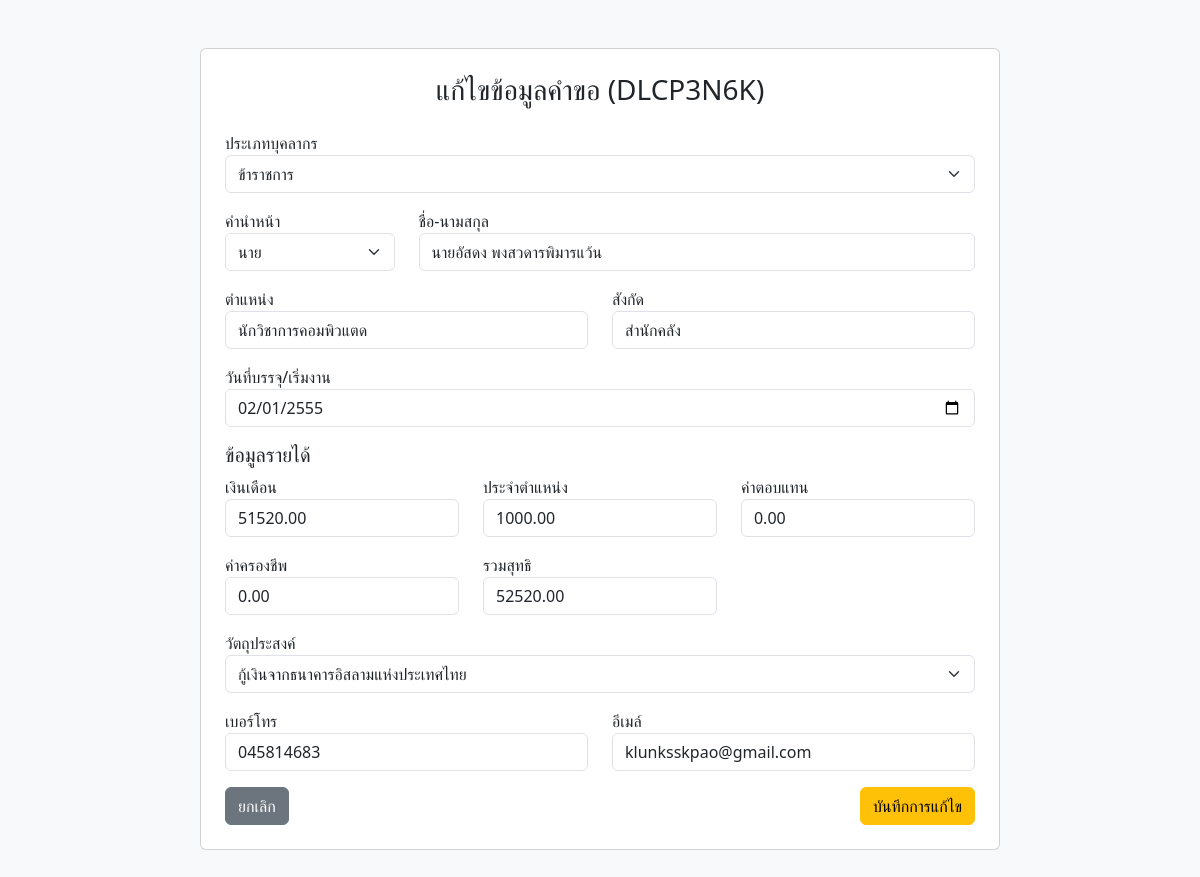
The app's page /admin_edit.php?id=1 (signed in) with its own data.
### tables this page shows
CREATE TABLE `requests` (
  `id` int NOT NULL,
  `tracking_code` varchar(8) NOT NULL,
  `emp_type` enum('A','B') NOT NULL COMMENT 'A=ข้าราชการ, B=พนักงานจ้าง',
  `req_date` datetime DEFAULT CURRENT_TIMESTAMP,
  `title` varchar(50) NOT NULL,
  `fullname` varchar(150) NOT NULL,
  `position` varchar(100) NOT NULL,
  `department` varchar(100) NOT NULL,
  `start_date` date NOT NULL,
  `salary` decimal(10,2) DEFAULT '0.00',
  `position_allowance` decimal(10,2) DEFAULT '0.00',
  `monthly_comp` decimal(10,2) DEFAULT '0.00',
  `cost_living` decimal(10,2) DEFAULT '0.00',
  `total_income` decimal(10,2) DEFAULT '0.00',
  `purpose` varchar(200) NOT NULL,
  `purpose_other` varchar(200) DEFAULT NULL,
  `phone` varchar(20) NOT NULL,
  `email` varchar(100) DEFAULT NULL,
  `contract_no` varchar(50) DEFAULT NULL,
  `contract_date` date DEFAULT NULL,
  `contract_end_date` date DEFAULT NULL,
  `signature_img` longblob,
  `status` enum('pending','approved','printed') DEFAULT 'pending'
);

### admin_edit.php (the view, shortened to what this page needs)
<?php
require 'db.php';
$id = $_GET['id'];
$stmt = $pdo->prepare("SELECT * FROM requests WHERE id = ?");
$stmt->execute([$id]);
$req = $stmt->fetch();
?>
<!DOCTYPE html>
<html lang="th">
<head>
    <link href="https://cdn.jsdelivr.net/npm/bootstrap@5.3.0/dist/css/bootstrap.min.css" rel="stylesheet">
</head>
<body class="bg-light py-5">
<div class="container">
    <div class="card p-4 mx-auto" style="max-width: 800px;">
        <h3 class="mb-4 text-center">แก้ไขข้อมูลคำขอ (<?php echo $req['tracking_code']; ?>)</h3>
        <form method="POST">
            <div class="mb-3">
                <label>ประเภทบุคลากร</label>
                <select name="emp_type" id="emp_type" class="form-select" onchange="toggleForm()">
                    <option value="A" <?php if($req['emp_type']=='A') echo 'selected'; ?>>ข้าราชการ</option>
                </select>
            </div>
            <div class="row">
                <div class="col-md-3 mb-3">
                    <label>คำนำหน้า</label>
                    <select name="title" class="form-select">
                        <option <?php if($req['title']=='นาย') echo 'selected'; ?>>นาย</option>
                    </select>
                </div>
                <div class="col-md-9 mb-3">
                    <label>ชื่อ-นามสกุล</label>
                    <input type="text" name="fullname" class="form-control" value="<?php echo $req['fullname']; ?>" required>
                </div>
            </div>
            <div class="row">
                <div class="col-md-6 mb-3">
                    <label>ตำแหน่ง</label>
                    <input type="text" name="position" class="form-control" value="<?php echo $req['position']; ?>" required>
                </div>
                <div class="col-md-6 mb-3">
                    <label>สังกัด</label>
                    <input type="text" name="department" class="form-control" value="<?php echo $req['department']; ?>" required>
                </div>
            </div>
            <div class="mb-3">
                <label>วันที่บรรจุ/เริ่มงาน</label>
                <input type="date" name="start_date" class="form-control" value="<?php echo $req['start_date']; ?>">
            </div>
            <h5 class="mt-3">ข้อมูลรายได้</h5>
            <div class="row">
                <div class="col-md-4 mb-3"><label>เงินเดือน</label><input type="number" step="0.01" name="salary" class="form-control income-cal" value="<?php echo $req['salary']; ?>"></div>
                <div class="col-md-4 mb-3"><label>ประจำตำแหน่ง</label><input type="number" step="0.01" name="position_allowance" class="form-control income-cal" value="<?php echo $req['position_allowance']; ?>"></div>
                <div class="col-md-4 mb-3"><label>ค่าตอบแทน</label><input type="number" step="0.01" name="monthly_comp" class="form-control income-cal" value="<?php echo $req['monthly_comp']; ?>"></div>
                <div class="col-md-4 mb-3"><label>ค่าครองชีพ</label><input type="number" step="0.01" name="cost_living" class="form-control income-cal" value="<?php echo $req['cost_living']; ?>"></div>
                <div class="col-md-4 mb-3"><label>รวมสุทธิ</label><input type="number" step="0.01" name="total_income" id="total_income" class="form-control" value="<?php echo $req['total_income']; ?>" readonly></div>
            </div>
            <div class="mb-3">
                <label>วัตถุประสงค์</label>
                <select name="purpose" id="purpose" class="form-select" onchange="toggleOtherPurpose()">
                    <?php
                    $options = ["กู้เงินจากธนาคารออมสิน", "กู้เงินจากธนาคารอิสลามแห่งประเทศไทย", "ทำบัตรเครดิต/เดบิต", "กู้เงินจากธนาคารกรุงไทย", "กู้เงินซื้อรถ", "ค้ำประกันการเช่าซื้อรถยนต์", "ค้ำประกันเงินกู้คนพิการ", "ค้ำประกันการกู้เงิน", "อื่นๆ"];
                    foreach($options as $opt) {
                        $sel = ($req['purpose'] == $opt) ? 'selected' : '';
                        echo "<option value='$opt' $sel>$opt</option>";
                    }
                    ?>
                </select>
            </div>
            <div class="row">
                <div class="col-md-6 mb-3"><label>เบอร์โทร</label><input type="text" name="phone" class="form-control" value="<?php echo $req['phone']; ?>"></div>
                <div class="col-md-6 mb-3"><label>อีเมล์</label><input type="email" name="email" class="form-control" value="<?php echo $req['email']; ?>"></div>
            </div>
            <div class="d-flex justify-content-between">
                <a href="admin.php" class="btn btn-secondary">ยกเลิก</a>
                <button type="submit" class="btn btn-warning">บันทึกการแก้ไข</button>
            </div>
        </form>
    </div>
</div>
</body>
</html>

### records on screen
requests: tracking_code "DLCP3N6K", emp_type "ข้าราชการ", title "นาย", fullname "นายอัสดง พงสวดารพิมารแว้น", position "นักวิชาการคอมพิวแตด", department "สำนักคลัง", start_date "02/01/2555", salary "51520.00", position_allowance "1000.00", monthly_comp "0.00", cost_living "0.00", total_income "52520.00", phone "045814683", email "klunksskpao@gmail.com"

### other values on screen
form field purpose "กู้เงินจากธนาคารอิสลามแห่งประเทศไทย"
